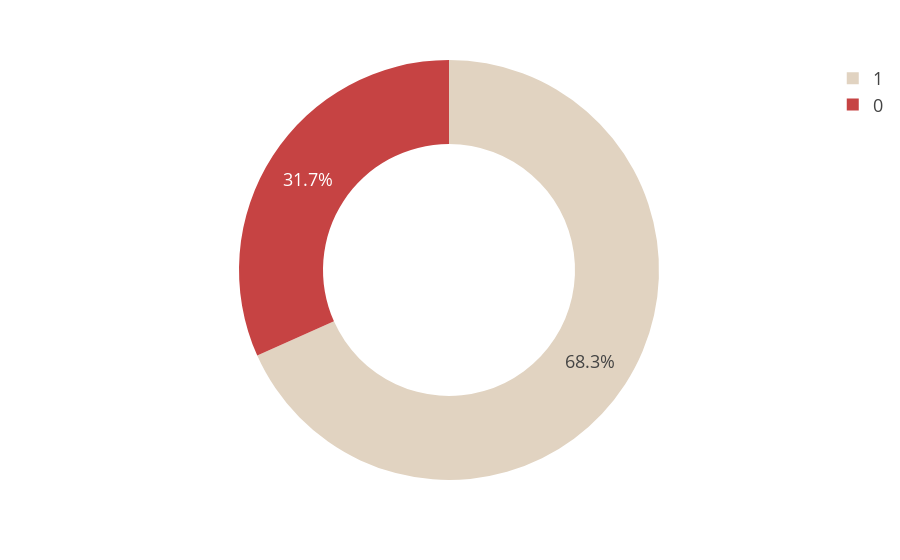

Notebook code for this chart:
### Code cell
fig = px.pie(heart,
            names= "sex",
            template= "presentation",
            hole= 0.6,
            color_discrete_sequence=['#e1d3c1', '#c64343']
            #color_discrete_sequence=px.colors.sequential.RdBu
            )
fig.show()

### Figure 1 — Plotly figure (JSON) as saved in the notebook; plotly's stock layout.template omitted (floating-point values rounded to 4 significant figures; data arrays with more than 128 entries replaced by an {"elided": "..."} marker saying what was removed)
{"data": [{"domain": {"x": [0, 1], "y": [0, 1]}, "hole": 0.6, "hovertemplate": "sex=%{label}<extra></extra>", "labels": {"elided": "303 int values"}, "legendgroup": "", "name": "", "showlegend": true, "type": "pie"}], "layout": {"autosize": true, "legend": {"tracegroupgap": 0}, "margin": {"t": 60}, "piecolorway": ["#e1d3c1", "#c64343"]}}
